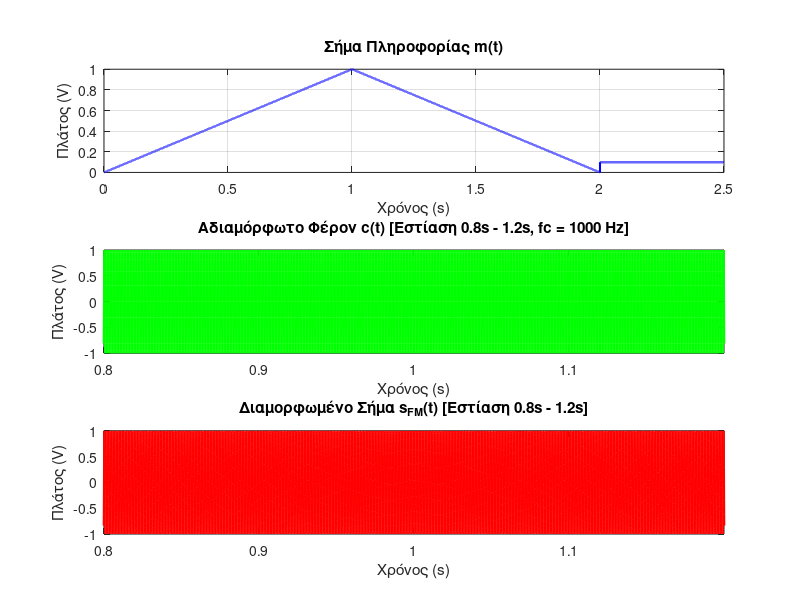
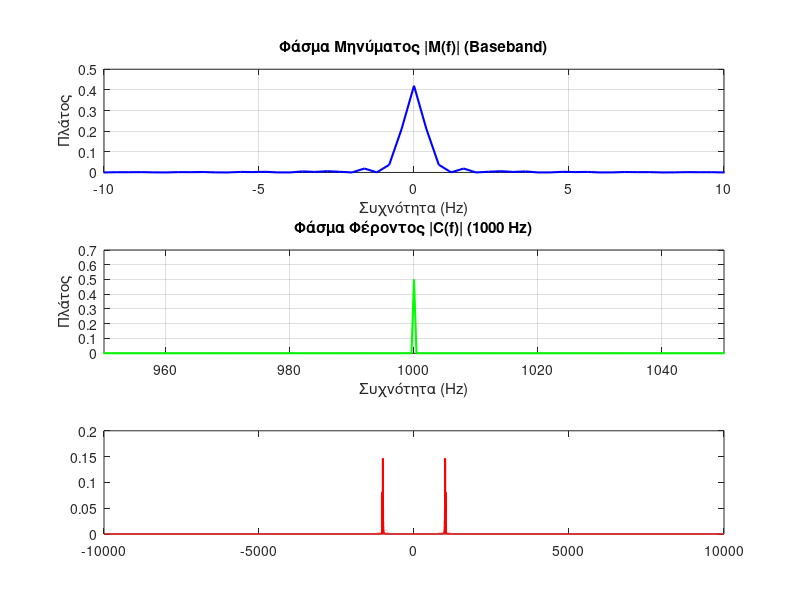

Write MATLAB code to recreate these figures, in order. (Note: this script raises an error after producing the figures.)
% fm_modulation.m
% Complete MATLAB Solution for Exercise 5: FM Modulation & Carson's Rule

clear; clc; close all;

% 1. Παράμετροι & Σήμα Πληροφορίας
fs = 20000;                     % Συχνότητα δειγματοληψίας 20 kHz
t = (0 : 1/fs : 2.5 - 1/fs)';   % Χρονικός άξονας [0, 2.5) s
N = length(t);

% Σήμα πληροφορίας m(t)
m = 0.1 * ones(size(t));
idx_up   = (t >= 0.0 & t < 1.0);
idx_down = (t >= 1.0 & t < 2.0);
m(idx_up)   = t(idx_up);
m(idx_down) = -t(idx_down) + 2.0;

% 2. FM Διαμόρφωση & Υπολογισμοί Carson
fc = 1000;                      % Συχνότητα φέροντος 1000 Hz
kf = 25;                        % Σταθερά απόκλισης 25 Hz/V
Ac = 1.0;

% Ολοκλήρωμα του σήματος μηνύματος για τη στιγμιαία φάση
int_m = cumtrapz(t, m);
s_fm = Ac * cos(2 * pi * fc * t + 2 * pi * kf * int_m);
c = Ac * cos(2 * pi * fc * t);

% Θεωρητικοί υπολογισμοί
delta_f = kf * max(abs(m));     % Μέγιστη απόκλιση συχνότητας: 25 Hz
B_m = 1.0;                      % Πρακτικό εύρος ζώνης μηνύματος: 1 Hz
beta = delta_f / B_m;           % Δείκτης διαμόρφωσης: 25
B_carson = 2 * (delta_f + B_m); % Εύρος Carson: 52 Hz

% 3. Φάσματα FFT
f = (-N/2 : N/2 - 1)' * (fs / N);
M_f  = fftshift(fft(m)) / N;
C_f  = fftshift(fft(c)) / N;
SFM_f = fftshift(fft(s_fm)) / N;

% 4. Γραφήματα Πεδίου Χρόνου
figure('Name', 'FM Time Domain Waveforms', 'Color', 'w', 'Position', [100, 100, 950, 750]);

subplot(3, 1, 1);
plot(t, m, 'b', 'LineWidth', 1.5);
title('Σήμα Πληροφορίας m(t)');
xlabel('Χρόνος (s)'); ylabel('Πλάτος (V)'); grid on;

subplot(3, 1, 2);
plot(t, c, 'g', 'LineWidth', 1.0);
title('Αδιαμόρφωτο Φέρον c(t) [Εστίαση 0.8s - 1.2s, fc = 1000 Hz]');
xlabel('Χρόνος (s)'); ylabel('Πλάτος (V)');
xlim([0.8, 1.2]); grid on;

subplot(3, 1, 3);
plot(t, s_fm, 'r', 'LineWidth', 1.0);
title('Διαμορφωμένο Σήμα s_{FM}(t) [Εστίαση 0.8s - 1.2s]');
xlabel('Χρόνος (s)'); ylabel('Πλάτος (V)');
xlim([0.8, 1.2]); grid on;

% 5. Γραφήματα Πεδίου Συχνότητας & Κανόνας Carson
figure('Name', 'FM Frequency Spectra & Carson Rule', 'Color', 'w', 'Position', [150, 150, 950, 750]);

subplot(3, 1, 1);
plot(f, abs(M_f), 'b', 'LineWidth', 1.5);
title('Φάσμα Μηνύματος |M(f)| (Baseband)');
xlabel('Συχνότητα (Hz)'); ylabel('Πλάτος');
xlim([-10, 10]); grid on;

subplot(3, 1, 2);
plot(f, abs(C_f), 'g', 'LineWidth', 1.5);
title('Φάσμα Φέροντος |C(f)| (1000 Hz)');
xlabel('Συχνότητα (Hz)'); ylabel('Πλάτος');
xlim([950, 1050]); grid on;

subplot(3, 1, 3);
plot(f, abs(SFM_f), 'r', 'LineWidth', 1.5); hold on;
xline(fc - B_carson/2, 'k--', 'LineWidth', 1.5, 'DisplayName', 'Όρια Carson (±26 Hz)');
xline(fc + B_carson/2, 'k--', 'LineWidth', 1.5);
title(sprintf('Φάσμα FM |S_{FM}(f)| & Εύρος Carson (B_{FM} \\approx %.1f Hz)', B_carson));
xlabel('Συχνότητα (Hz)'); ylabel('Πλάτος');
xlim([950, 1050]); legend; grid on;
